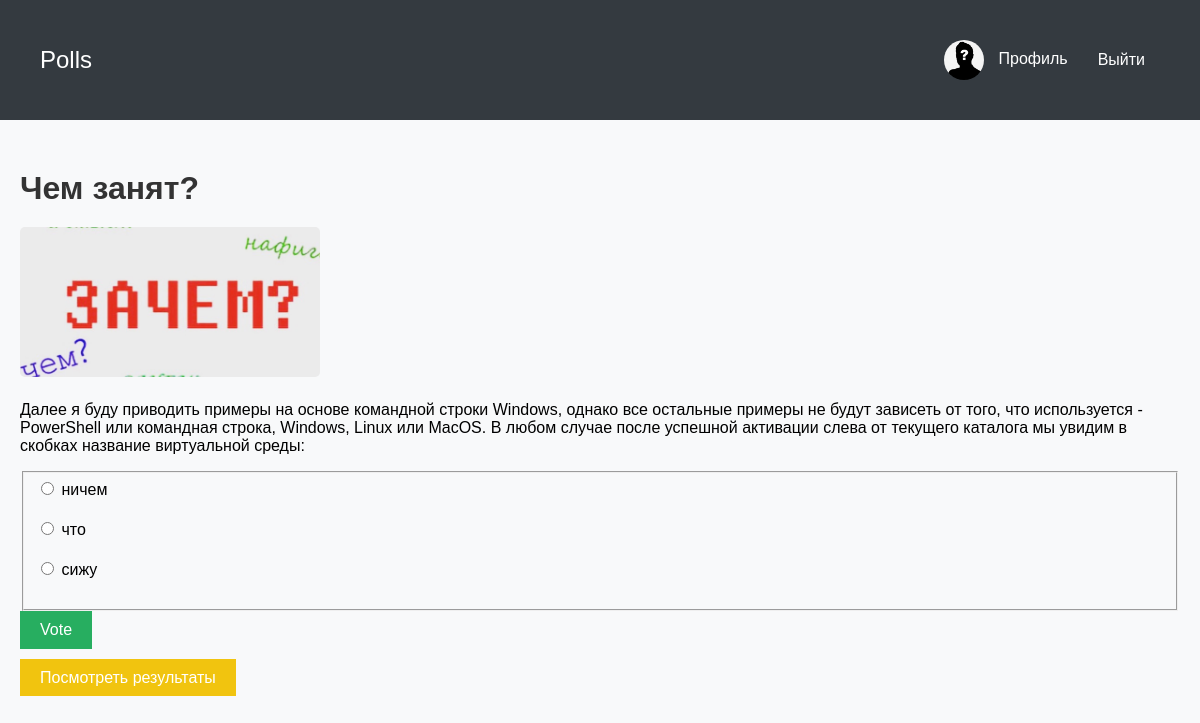
The app's page /12/ (signed in) with its own data.
### polls/models.py (models this page shows, shortened)
class UserProfile(models.Model):
    user = models.OneToOneField(User, on_delete=models.CASCADE)
    avatar = models.ImageField(upload_to='avatars/')
    bio = models.TextField(blank=True)

class Question(models.Model):
    question_text = models.CharField(max_length=200)
    pub_date = models.DateTimeField('date published', default=timezone.now)
    description = models.TextField(blank=True)
    image = models.ImageField(upload_to='question_images/', blank=True)
    expiration_date = models.DateTimeField(null=True, blank=True)

class Choice(models.Model):
    question = models.ForeignKey(Question, on_delete=models.CASCADE)
    choice_text = models.CharField(max_length=200)
    votes = models.IntegerField(default=0)
    voters = models.ManyToManyField(User, related_name='voted_choices')

### polls/views.py (the view)
# urls.py: path('<int:pk>/', views.DetailView.as_view(), name='detail'),
class DetailView(generic.DetailView):
    model = Question
    template_name = 'polls/detail.html'

### polls/templates/polls/detail.html (shortened to what this page needs)
<!DOCTYPE html>
<html lang="en">
<head>
    <link rel="stylesheet" href="/static/polls/styles.css">
</head>
<body>
    <nav class="navbar">
        <div class="container">
            <a class="navbar-brand" href="{% url 'polls:index' %}">Polls</a>
            <div class="navbar-links">
                {% if user.is_authenticated %}
                    <a class="nav-link" href="{% url 'polls:edit_profile' %}">
                        <div class="avatar-container">
                            {% if user.userprofile.avatar %}
                                <img src="{{ user.userprofile.avatar.url }}" alt="Avatar" class="avatar">
                            {% else %}
                                <img src="static/polls/default_avatar.jpg" alt="Default Avatar" class="avatar">
                            {% endif %}
                        </div>
                        Профиль
                    </a>
                    <form method="post" action="{% url 'polls:logout' %}" class="form-inline">
                        <button type="submit" class="btn btn-link nav-link">Выйти</button>
                    </form>
                {% else %}
                    <a class="nav-link" href="{% url 'polls:login' %}">Войти</a>
                    <a class="nav-link" href="{% url 'polls:register' %}">Регистрация</a>
                {% endif %}
            </div>
        </div>
    </nav>
    <div class="container">
        <h1 class="mt-4">{{ question.question_text }}</h1>
        {% if question.image %}
        <div class="full-image-container">
            <img src="{{ question.image.url }}" class="full-image" alt="{{ question.question_text }}">
        </div>
        {% endif %}
        <p>{{ question.description }}</p>
        {% if not request.user.is_authenticated %}
            <p><strong>Вы должны быть авторизованы, чтобы голосовать.</strong></p>
        {% else %}
            <form action="{% url 'polls:vote' question.id %}" method="post">
                <fieldset>
                    {% for choice in question.choice_set.all %}
                    <div class="form-group">
                        <input type="radio" name="choice" id="choice{{ forloop.counter }}" value="{{ choice.id }}">
                        <label for="choice{{ forloop.counter }}">{{ choice.choice_text }}</label>
                    </div>
                    {% endfor %}
                </fieldset>
                <div class="form-group">
                    <input type="submit" class="btn" value="Vote">
                </div>
            </form>
        {% endif %}
        <a href="{% url 'polls:results' question.id %}" class="btn btn-link">Посмотреть результаты</a>
    </div>
</body>
</html>

### polls/static/polls/styles.css (style rules this page uses)
body { font-family: 'Arial', sans-serif; background-color: #f8f9fa; margin: 0; padding: 0; box-sizing: border-box; }
.navbar { background-color: #343a40; padding: 10px 20px; display: flex; justify-content: space-between; align-items: center; }
.navbar .container { display: flex; justify-content: space-between; width: 100%; align-items: center; }
.navbar .navbar-brand { color: #ffffff; font-size: 24px; text-decoration: none; }
.navbar .navbar-links { display: flex; align-items: center; }
.navbar .nav-link { color: #ffffff; padding: 10px 15px; text-decoration: none; font-size: 16px; transition: color 0.3s; }
.navbar .form-inline button { background-color: transparent; border: none; color: #ffffff; font-size: 16px; }
.container { max-width: 1200px; margin: 0 auto; padding: 20px; }
.mt-4 { margin-top: 30px; }
.btn { background-color: #f1c40f; color: #ffffff; border: none; padding: 10px 20px; font-size: 16px; cursor: pointer; transition: background-color 0.3s; }
.form-group { margin-bottom: 20px; }
.form-group input[type="submit"] { background-color: #27ae60; color: white; padding: 10px 20px; border: none; font-size: 16px; cursor: pointer; transition: background-color 0.3s; }
h1 { font-size: 32px; color: #333; margin-bottom: 20px; }
a { text-decoration: none; color: #3498db; transition: color 0.3s; }
.avatar-container { margin-right: 10px; display: inline-block; vertical-align: middle; }
.avatar { width: 40px; height: 40px; border-radius: 50%; object-fit: cover; vertical-align: middle; }
.full-image-container { position: relative; width: 100%; margin-bottom: 20px; }
.full-image { width: 300px; height: 150px; object-fit: cover; border-radius: 5px; }

### records on screen
Question: question_text "Чем занят?", image (picture), description "Далее я буду приводить примеры на основе командной строки Windows, однако все остальные примеры не будут зависеть от того, что используется - PowerShell или командная строка, Windows, Linux или MacOS. В любом случае после успешной активации слева от текущего каталога мы увидим в скобках название виртуальной среды:"
Choice: choice_text "ничем"
Choice: choice_text "что"
Choice: choice_text "сижу"
